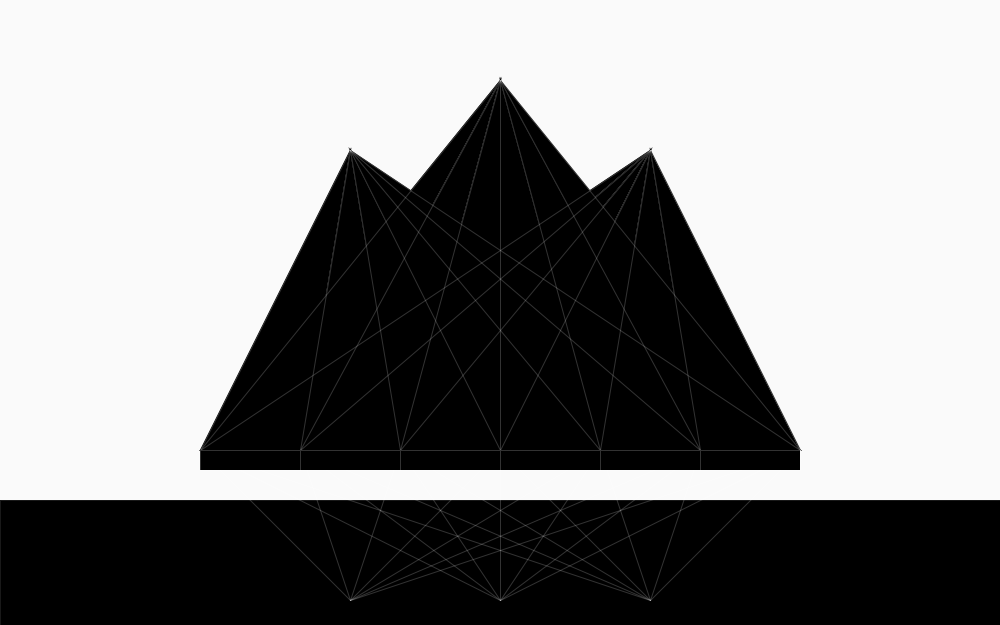
Frame 1 (no input)
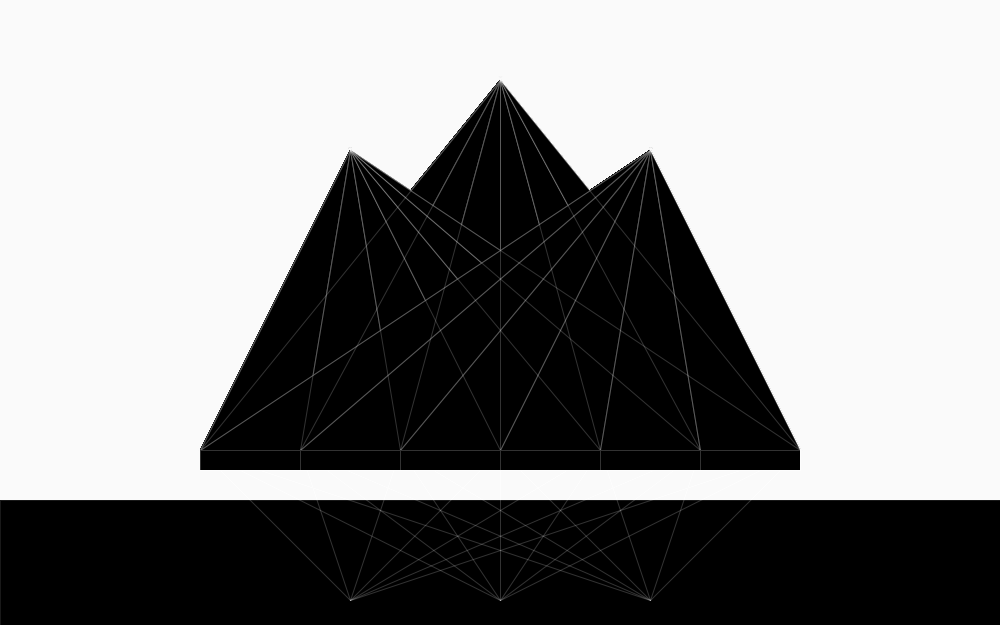
Frame 60 (the mouse pressed at the canvas centre just before this capture)
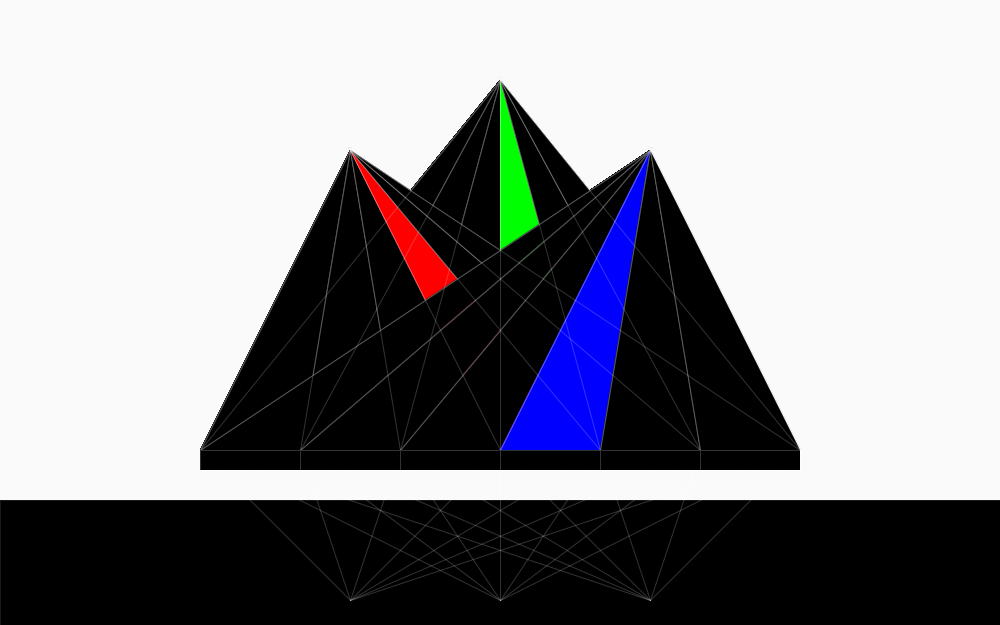
Frame 120 (the mouse held since frame 60 and released just before this capture)

The Processing sketch that drew these frames (run headless with seeded random() and noise(); from frame 60 on, the mouse is pressed at the canvas centre):

// Processing sketch: processing_56534
// ── processing_56534.pde

//////////////////////////////////////////////////////////////////SETUP
void setup () {
  size (1000, 625);
  background(250);
  frameRate(60);
}

//////////////////////////////////////////////////////////////////CONSTRUCTION
void bioPrism() {
  stroke(255, 255, 255, 50);
  int y = 80;
  int spacing = 100;
  int len = 1;
  float peakX = 350;
  float peakY = 150;
  float baseY = 450;
  float culetX = 350;
  float culetY = 600;


  for (int baseX=200; baseX<=800; baseX+= spacing) {
    line(baseX, baseY, baseX, baseY);
    line(peakX, peakY, baseX, baseY);
    line(baseX, baseY, culetX, culetY);
  }


  int jspacing = 100;
  int jen = 1;
  float jeakX = width/2;
  float jeakY = 80;
  float jaseY = 450;
  float juletX = width/2;
  float juletY = 600;

  for (int jaseX=200; jaseX<=800; jaseX+= jspacing) {
    line(jaseX, jaseY, jaseX, jaseY);
    line(jeakX, jeakY, jaseX, jaseY);
    line(jaseX, jaseY, juletX, juletY);
  }

  float sspacing = 100;
  int slen = 1;
  float speakX = 650;
  float speakY = 150;
  float sbaseY = 450;
  float sculetX = 650;
  float sculetY = 600;

  for (int sbaseX=200; sbaseX<=800; sbaseX+= sspacing) {
    line(sbaseX, sbaseY, sbaseX, sbaseY);
    line(speakX, speakY, sbaseX, sbaseY);
    line(sbaseX, sbaseY, sculetX, sculetY);
  }
  float rspacing = 100;
  int rlen = 1;
  float rpeakY = 450;
  float rbaseY = 100;
  float rculetX = 20;


  for (int rpeakX=200; rpeakX<=750; rpeakX+= rspacing) {
    rect(rpeakX, rpeakY, rbaseY, rculetX);
  }
  ///////////////////////////////////////////////////////END CONSTRUCTION
}




 

//////////////////////////////////////////////////////////////////////////////////////////////////////////////////////DRAW

///////////////////////////////////////////////shadingvariables


  //back
  float bShadeA = 0;
  float bShadeB = 0;
  float bShadeC = 0;
  float bShadeD = 0;
  float bShadeE = 0;
  float bShadeF = 0;

  //left
  float lShadeA = 0;
  float lShadeB = 0;
  float lShadeC = 0;
  float lShadeD = 0;
  float lShadeE = 0;
  float lShadeF = 0;

  //right
  float rShadeA = 0;
  float rShadeB = 0;
  float rShadeC = 0;
  float rShadeD = 0;
  float rShadeE = 0;
  float rShadeF = 0;
  
  //time
float timeA = 100;
float timeB = 350;
float timeC = 475;
float timeD = 625;
float timeE = 850;
float timeF = 900;

float transA = 255;


void draw() {

  smooth();


 


  ///////////////////////////////////////////////shadingback
        
  fill(0, bShadeA, 0, transA);
  triangle(width/2, 80, 200, 450, 300, 450);

  fill(0, bShadeB, 0, transA);
  triangle(width/2, 80, 300, 450, 400, 450);

  fill(0, bShadeC, 0, transA);
  triangle(width/2, 80, 400, 450, 500, 450);

  fill(0, bShadeD, 0, transA);
  triangle(width/2, 80, 500, 450, 600, 450);

  fill(0, bShadeE, 0, transA);
  triangle(width/2, 80, 600, 450, 700, 450);

  fill(0, bShadeF, 0, transA);
  triangle(width/2, 80, 700, 450, 800, 450);
  
  

  ///////////////////////////////////////////////shadingleft
  fill(lShadeA, 0, 0);
  triangle(350, 150, 200, 450, 300, 450);

  fill(lShadeB, 0, 0);
  triangle(350, 150, 300, 450, 400, 450);

  fill(lShadeC, 0, 0);
  triangle(350, 150, 400, 450, 500, 450);

  fill(lShadeD, 0, 0);
  triangle(350, 150, 500, 450, 600, 450);

  fill(lShadeE, 0, 0);
  triangle(350, 150, 600, 450, 700, 450);

  fill(lShadeF, 0, 0);
  triangle(350, 150, 700, 450, 800, 450);

  ///////////////////////////////////////////////shadingright
  fill(0, 0, rShadeA);
  triangle(650, 150, 200, 450, 300, 450);

  fill(0, 0, rShadeB);
  triangle(650, 150, 300, 450, 400, 450);

  fill(0, 0, rShadeC);
  triangle(650, 150, 400, 450, 500, 450);

  fill(0, 0, rShadeD);
  triangle(650, 150, 500, 450, 600, 450);

  fill(0, 0, rShadeE);
  triangle(650, 150, 600, 450, 700, 450);

  fill(0, 0, rShadeF);
  triangle(650, 150, 700, 450, 800, 450);


  ///////////////////////////////////////////////shadingmath

        if (mouseX>0 && mouseX<timeA) {
  bShadeA = bShadeA+5; }
else if  (mouseX>timeA && mouseX<timeB) {
  bShadeB = bShadeB+5; }
else if  (mouseX>timeB && mouseX<timeC) {
  bShadeC = bShadeC+5; }
else if (mouseX>timeC && mouseX<timeD) {
  bShadeD = bShadeD+5; }
else if (mouseX>timeD && mouseX<timeE) {
  bShadeE = bShadeE+5; }
else if (mouseX>timeE && mouseX<width) {
  bShadeF = bShadeF+5; }
  
          if (mouseX>0 && mouseX<timeA) {
  lShadeA = lShadeA+5; }
else if  (mouseX>timeA && mouseX<timeB) {
  lShadeB = lShadeB+5; }
else if  (mouseX>timeB && mouseX<timeC) {
  lShadeC = lShadeC+5; }
else if (mouseX>timeC && mouseX<timeD) {
  lShadeD = lShadeD+5; }
else if (mouseX>timeD && mouseX<timeE) {
  lShadeE = lShadeE+5; }
else if (mouseX>timeE && mouseX<width) {
  lShadeF = lShadeF+5; }
  
          if (mouseX>0 && mouseX<timeA) {
  rShadeA = rShadeA+5; }
else if  (mouseX>timeA && mouseX<timeB) {
  rShadeB = rShadeB+5; }
else if  (mouseX>timeB && mouseX<timeC) {
  rShadeC = rShadeC+5; }
else if (mouseX>timeC && mouseX<timeD) {
  rShadeD = rShadeD+5; }
else if (mouseX>timeD && mouseX<timeE) {
  rShadeE = rShadeE+5; }
else if (mouseX>timeE && mouseX<width) {
  rShadeF = rShadeF+5; }

 




  ///////////////////////////////////////////////shadingmath


  fill(0);
  stroke(255, 255, 255, 25);
  rect(0, 500, 1000, 150); 
  bioPrism();
  println (mouseX);
}

void mousePressed(){
    //back
   bShadeA = 0;
  bShadeB = 0;
  bShadeC = 0;
  bShadeD = 0;
   bShadeE = 0;
   bShadeF = 0;

  //left
  lShadeA = 0;
   lShadeB = 0;
  lShadeC = 0;
   lShadeD = 0;
  lShadeE = 0;
   lShadeF = 0;

  //right
   rShadeA = 0;
   rShadeB = 0;
   rShadeC = 0;
   rShadeD = 0;
   rShadeE = 0;
   rShadeF = 0;}
